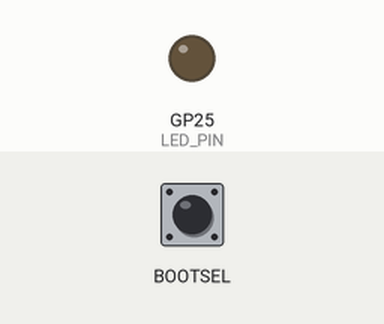
Recording of a sketch running on a simulated Raspberry Pi Pico. Parts: output pins drawn as LEDs (lit = HIGH). Inputs (shaded band) come from the test bench; at power-on: BOOTSEL HIGH.

Above: at 1.2 s.
1.3 s: BOOTSEL pulled LOW for 0.15 s
3.2 s: BOOTSEL pulled LOW for 3.2 s
At 4.3 s:
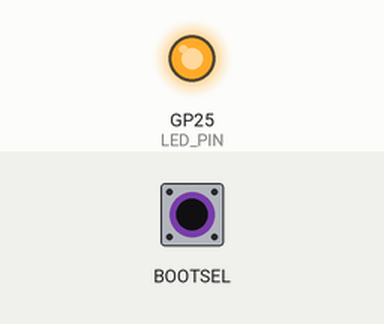
Timing chart, 0 to 7.9 s (numbered marks = the images above; inputs shaded):
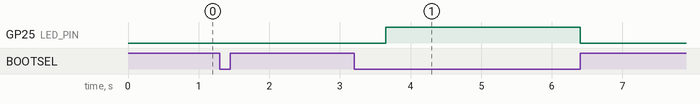

The sketch:

rc_send.ino
```cpp
// (licence header left out)
#include <RCSwitch.h>

#define LED_PIN 25              // pin for the status LED
#define TX_PIN  19              // pin to output the generated signal
#define CONDITION BOOTSEL       // expression that evaluates as true or false

#define PULSE_LEN 200           // time in microseconds for one pulse
#define TX_TRUE  7836460        // code to send when the condition becomes true
#define TX_FALSE 7836452        // code to send when the condition becomes false
#define TX_BITS  24             // number of bits in the message to send

RCSwitch mySwitch = RCSwitch();

void setup() {
    Serial.begin(115200);
    pinMode(LED_PIN, OUTPUT);

    mySwitch.setProtocol(1);  // make sure to call first since this overrides custom pulse length
    mySwitch.setPulseLength(PULSE_LEN);
    mySwitch.enableTransmit(TX_PIN);
}

bool pressed = false;
bool hello = false;
void loop() {

    if (CONDITION) {
        if (!pressed) {

            #ifdef TX_TRUE
                if (hello) {
                mySwitch.send(TX_TRUE, TX_BITS);
                hello = false;
                } else {
                  mySwitch.send(TX_FALSE, TX_BITS);
                  hello = true;
                }
            #endif
            pressed = true;
            digitalWrite(LED_PIN, 1);

        }
    } else {
        if (pressed) {

            #ifdef TX_FALSE
                // mySwitch.send(TX_FALSE, TX_BITS);
            #endif
            pressed = false;
            digitalWrite(LED_PIN, 0);

        }
    }
}
```

Measured:
- after the input at 3.2 s, GP25 (LED_PIN): LOW → HIGH after 0.45 s, → LOW 2.8 s later
